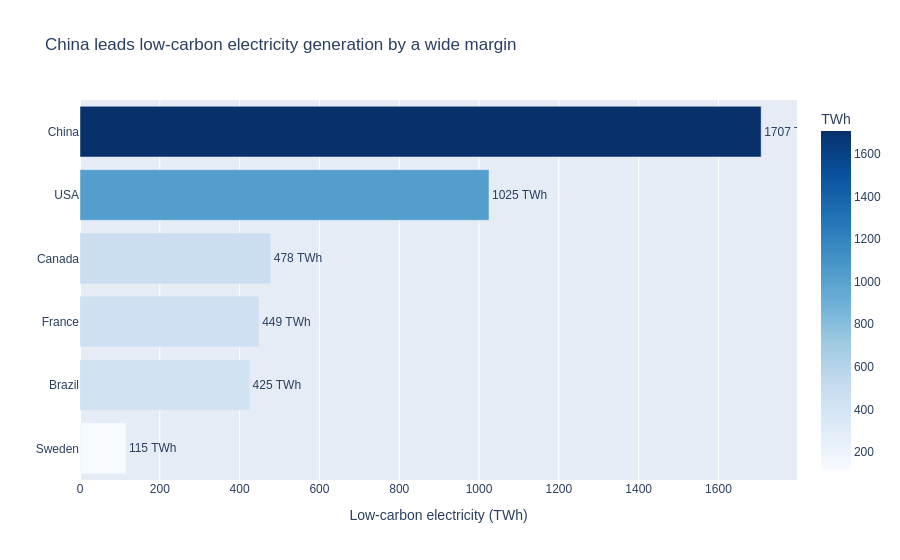

The notebook cell this image was saved under:
### Code cell
low_carbon_sorted = low_carbon.sort_values('TWh')

fig4 = px.bar(
    low_carbon_sorted,
    x='TWh',
    y='Country',
    orientation='h',
    color='TWh',
    color_continuous_scale='Blues',
    title='China leads low-carbon electricity generation by a wide margin'
)

fig4.update_traces(
    texttemplate='%{x} TWh',
    textposition='outside'
)

fig4.update_layout(
    font_family='Arial',
    paper_bgcolor='white',
    showlegend=False,
    xaxis_title='Low-carbon electricity (TWh)',
    yaxis_title=''
)

fig4.show()

### Figure 1 — Plotly figure (JSON) as saved in the notebook; plotly's stock layout.template omitted (floating-point values rounded to 4 significant figures)
{"data": [{"hovertemplate": "TWh=%{marker.color}<br>Country=%{y}<extra></extra>", "legendgroup": "", "marker": {"color": [115, 425, 449, 478, 1025, 1707], "coloraxis": "coloraxis", "pattern": {"shape": ""}}, "name": "", "orientation": "h", "showlegend": false, "textposition": "outside", "texttemplate": "%{x} TWh", "type": "bar", "x": [115, 425, 449, 478, 1025, 1707], "xaxis": "x", "y": ["Sweden", "Brazil", "France", "Canada", "USA", "China"], "yaxis": "y"}], "layout": {"barmode": "relative", "coloraxis": {"colorbar": {"title": {"text": "TWh"}}, "colorscale": [[0, "rgb(247,251,255)"], [0.125, "rgb(222,235,247)"], [0.25, "rgb(198,219,239)"], [0.375, "rgb(158,202,225)"], [0.5, "rgb(107,174,214)"], [0.625, "rgb(66,146,198)"], [0.75, "rgb(33,113,181)"], [0.875, "rgb(8,81,156)"], [1, "rgb(8,48,107)"]]}, "font": {"family": "Arial"}, "legend": {"tracegroupgap": 0}, "paper_bgcolor": "white", "showlegend": false, "title": {"text": "China leads low-carbon electricity generation by a wide margin"}, "xaxis": {"anchor": "y", "domain": [0, 1], "title": {"text": "Low-carbon electricity (TWh)"}}, "yaxis": {"anchor": "x", "domain": [0, 1], "title": {"text": ""}}}}
